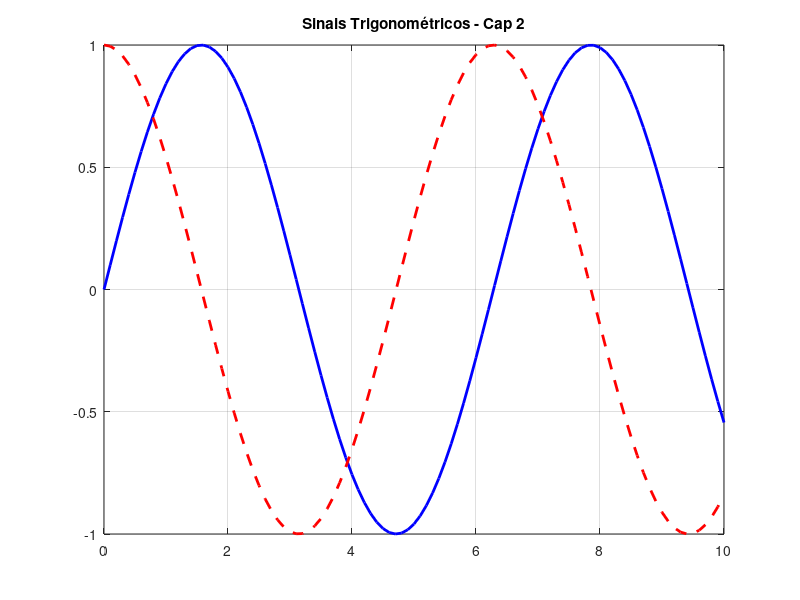

Here is the MATLAB script that generated this plot: (Note: this script raises an error after producing the figure.)
% visualizacao_intro.m - Dominando o Plot
clc; clear; % Seu alias customizado para limpar tudo
close all;

t = 0:0.1:10; % Vetor de tempo (amostragem) [cite: 969]
sinal_seno = sin(t);
sinal_cosseno = cos(t);

figure(1);
plot(t, sinal_seno, 'b', 'LineWidth', 2); % Seno em azul [cite: 1062, 1095]
hold on; % Não apaga o anterior [cite: 1053, 1134]
plot(t, sinal_cosseno, 'r--', 'LineWidth', 2); % Cosseno tracejado vermelho
grid on;
title('Sinais Trigonométricos - Cap 2'); [cite: 1063]
xlabel('Tempo (s)'); [cite: 1967]
ylabel('Amplitude');
legend('Seno', 'Cosseno');

% Exemplo de Subplots (muito usado em Bioengenharia) [cite: 1451]
figure(2);
subplot(2,1,1);
bar(t(1:20), sinal_seno(1:20)); % Versão em barras [cite: 1067]
title('Seno (Barras)');
subplot(2,1,2);
stem(t(1:20), sinal_seno(1:20)); % Versão discreta (Octave/Signal)
title('Seno (Discreto/Stem)');
